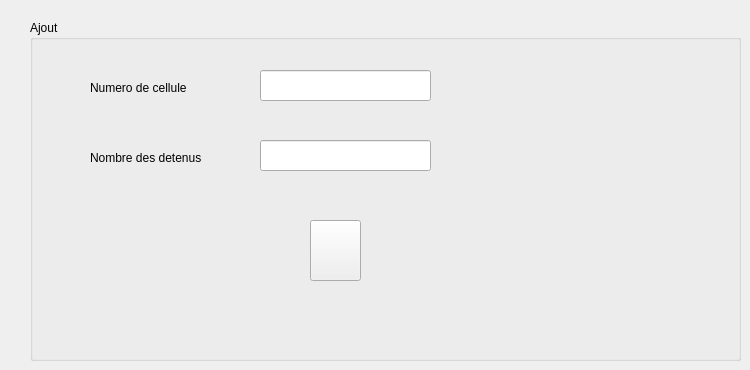
     <widget class="QWidget" name="tab_7">
      <attribute name="title">
       <string>Ajouter cellule</string>
      </attribute>
      <widget class="QGroupBox" name="groupBox_2">
       <property name="geometry">
        <rect>
         <x>30</x>
         <y>20</y>
         <width>711</width>
         <height>341</height>
        </rect>
       </property>
       <property name="title">
        <string>Ajout</string>
       </property>
       <widget class="QLabel" name="label_5">
        <property name="geometry">
         <rect>
          <x>60</x>
          <y>60</y>
          <width>121</width>
          <height>16</height>
         </rect>
        </property>
        <property name="text">
         <string>Numero de cellule</string>
        </property>
       </widget>
       <widget class="QLabel" name="label_6">
        <property name="geometry">
         <rect>
          <x>60</x>
          <y>130</y>
          <width>131</width>
          <height>16</height>
         </rect>
        </property>
        <property name="text">
         <string>Nombre des detenus</string>
        </property>
       </widget>
       <widget class="QLineEdit" name="le_ncel">
        <property name="geometry">
         <rect>
          <x>230</x>
          <y>50</y>
          <width>171</width>
          <height>31</height>
         </rect>
        </property>
       </widget>
       <widget class="QLineEdit" name="le_ndet">
        <property name="geometry">
         <rect>
          <x>230</x>
          <y>120</y>
          <width>171</width>
          <height>31</height>
         </rect>
        </property>
       </widget>
       <widget class="QPushButton" name="pb_ajouter_c">
        <property name="geometry">
         <rect>
          <x>280</x>
          <y>200</y>
          <width>51</width>
          <height>61</height>
         </rect>
        </property>
        <property name="styleSheet">
         <string notr="true">image: url(:/pictures/add_new_document_14028.png);</string>
        </property>
        <property name="text">
         <string/>
        </property>
       </widget>
      </widget>
     </widget>
